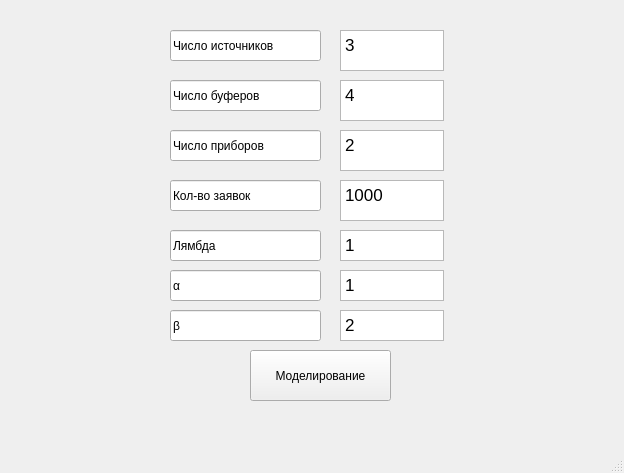
<?xml version="1.0" encoding="UTF-8"?>
<ui version="4.0">
 <class>MainWindow</class>
 <widget class="QMainWindow" name="MainWindow">
  <property name="geometry">
   <rect>
    <x>0</x>
    <y>0</y>
    <width>624</width>
    <height>473</height>
   </rect>
  </property>
  <property name="windowTitle">
   <string>MainWindow</string>
  </property>
  <widget class="QWidget" name="centralwidget">
   <widget class="QPushButton" name="modelling">
    <property name="geometry">
     <rect>
      <x>250</x>
      <y>350</y>
      <width>141</width>
      <height>51</height>
     </rect>
    </property>
    <property name="text">
     <string>Моделирование</string>
    </property>
   </widget>
   <widget class="QTextEdit" name="numSource">
    <property name="geometry">
     <rect>
      <x>340</x>
      <y>30</y>
      <width>104</width>
      <height>41</height>
     </rect>
    </property>
    <property name="html">
     <string>&lt;!DOCTYPE HTML PUBLIC &quot;-//W3C//DTD HTML 4.0//EN&quot; &quot;http://www.w3.org/TR/REC-html40/strict.dtd&quot;&gt;
&lt;html&gt;&lt;head&gt;&lt;meta name=&quot;qrichtext&quot; content=&quot;1&quot; /&gt;&lt;style type=&quot;text/css&quot;&gt;
p, li { white-space: pre-wrap; }
&lt;/style&gt;&lt;/head&gt;&lt;body style=&quot; font-family:'.SF NS Text'; font-size:13pt; font-weight:400; font-style:normal;&quot;&gt;
&lt;p style=&quot; margin-top:0px; margin-bottom:0px; margin-left:0px; margin-right:0px; -qt-block-indent:0; text-indent:0px;&quot;&gt;&lt;span style=&quot; font-family:'.SF NS Text';&quot;&gt;3&lt;/span&gt;&lt;/p&gt;&lt;/body&gt;&lt;/html&gt;</string>
    </property>
   </widget>
   <widget class="QTextEdit" name="numBufer">
    <property name="geometry">
     <rect>
      <x>340</x>
      <y>80</y>
      <width>104</width>
      <height>41</height>
     </rect>
    </property>
    <property name="html">
     <string>&lt;!DOCTYPE HTML PUBLIC &quot;-//W3C//DTD HTML 4.0//EN&quot; &quot;http://www.w3.org/TR/REC-html40/strict.dtd&quot;&gt;
&lt;html&gt;&lt;head&gt;&lt;meta name=&quot;qrichtext&quot; content=&quot;1&quot; /&gt;&lt;style type=&quot;text/css&quot;&gt;
p, li { white-space: pre-wrap; }
&lt;/style&gt;&lt;/head&gt;&lt;body style=&quot; font-family:'.SF NS Text'; font-size:13pt; font-weight:400; font-style:normal;&quot;&gt;
&lt;p style=&quot; margin-top:0px; margin-bottom:0px; margin-left:0px; margin-right:0px; -qt-block-indent:0; text-indent:0px;&quot;&gt;&lt;span style=&quot; font-family:'.SF NS Text';&quot;&gt;4&lt;/span&gt;&lt;/p&gt;&lt;/body&gt;&lt;/html&gt;</string>
    </property>
   </widget>
   <widget class="QTextEdit" name="numHandler">
    <property name="geometry">
     <rect>
      <x>340</x>
      <y>130</y>
      <width>104</width>
      <height>41</height>
     </rect>
    </property>
    <property name="html">
     <string>&lt;!DOCTYPE HTML PUBLIC &quot;-//W3C//DTD HTML 4.0//EN&quot; &quot;http://www.w3.org/TR/REC-html40/strict.dtd&quot;&gt;
&lt;html&gt;&lt;head&gt;&lt;meta name=&quot;qrichtext&quot; content=&quot;1&quot; /&gt;&lt;style type=&quot;text/css&quot;&gt;
p, li { white-space: pre-wrap; }
&lt;/style&gt;&lt;/head&gt;&lt;body style=&quot; font-family:'.SF NS Text'; font-size:13pt; font-weight:400; font-style:normal;&quot;&gt;
&lt;p style=&quot; margin-top:0px; margin-bottom:0px; margin-left:0px; margin-right:0px; -qt-block-indent:0; text-indent:0px;&quot;&gt;&lt;span style=&quot; font-family:'.SF NS Text';&quot;&gt;2&lt;/span&gt;&lt;/p&gt;&lt;/body&gt;&lt;/html&gt;</string>
    </property>
   </widget>
   <widget class="QLineEdit" name="lineEdit">
    <property name="geometry">
     <rect>
      <x>170</x>
      <y>30</y>
      <width>151</width>
      <height>31</height>
     </rect>
    </property>
    <property name="text">
     <string>Число источников</string>
    </property>
   </widget>
   <widget class="QLineEdit" name="lineEdit_2">
    <property name="geometry">
     <rect>
      <x>170</x>
      <y>130</y>
      <width>151</width>
      <height>31</height>
     </rect>
    </property>
    <property name="text">
     <string>Число приборов</string>
    </property>
   </widget>
   <widget class="QLineEdit" name="lineEdit_3">
    <property name="geometry">
     <rect>
      <x>170</x>
      <y>80</y>
      <width>151</width>
      <height>31</height>
     </rect>
    </property>
    <property name="text">
     <string>Число буферов</string>
    </property>
   </widget>
   <widget class="QTextEdit" name="numAp">
    <property name="geometry">
     <rect>
      <x>340</x>
      <y>180</y>
      <width>104</width>
      <height>41</height>
     </rect>
    </property>
    <property name="html">
     <string>&lt;!DOCTYPE HTML PUBLIC &quot;-//W3C//DTD HTML 4.0//EN&quot; &quot;http://www.w3.org/TR/REC-html40/strict.dtd&quot;&gt;
&lt;html&gt;&lt;head&gt;&lt;meta name=&quot;qrichtext&quot; content=&quot;1&quot; /&gt;&lt;style type=&quot;text/css&quot;&gt;
p, li { white-space: pre-wrap; }
&lt;/style&gt;&lt;/head&gt;&lt;body style=&quot; font-family:'.SF NS Text'; font-size:13pt; font-weight:400; font-style:normal;&quot;&gt;
&lt;p style=&quot; margin-top:0px; margin-bottom:0px; margin-left:0px; margin-right:0px; -qt-block-indent:0; text-indent:0px;&quot;&gt;&lt;span style=&quot; font-family:'.SF NS Text';&quot;&gt;1000&lt;/span&gt;&lt;/p&gt;&lt;/body&gt;&lt;/html&gt;</string>
    </property>
   </widget>
   <widget class="QLineEdit" name="lineEdit_4">
    <property name="geometry">
     <rect>
      <x>170</x>
      <y>230</y>
      <width>151</width>
      <height>31</height>
     </rect>
    </property>
    <property name="text">
     <string>Лямбда</string>
    </property>
   </widget>
   <widget class="QTextEdit" name="lambda">
    <property name="geometry">
     <rect>
      <x>340</x>
      <y>230</y>
      <width>104</width>
      <height>31</height>
     </rect>
    </property>
    <property name="html">
     <string>&lt;!DOCTYPE HTML PUBLIC &quot;-//W3C//DTD HTML 4.0//EN&quot; &quot;http://www.w3.org/TR/REC-html40/strict.dtd&quot;&gt;
&lt;html&gt;&lt;head&gt;&lt;meta name=&quot;qrichtext&quot; content=&quot;1&quot; /&gt;&lt;style type=&quot;text/css&quot;&gt;
p, li { white-space: pre-wrap; }
&lt;/style&gt;&lt;/head&gt;&lt;body style=&quot; font-family:'.SF NS Text'; font-size:13pt; font-weight:400; font-style:normal;&quot;&gt;
&lt;p style=&quot; margin-top:0px; margin-bottom:0px; margin-left:0px; margin-right:0px; -qt-block-indent:0; text-indent:0px;&quot;&gt;&lt;span style=&quot; font-family:'.SF NS Text';&quot;&gt;1&lt;/span&gt;&lt;/p&gt;&lt;/body&gt;&lt;/html&gt;</string>
    </property>
   </widget>
   <widget class="QLineEdit" name="lineEdit_5">
    <property name="geometry">
     <rect>
      <x>170</x>
      <y>180</y>
      <width>151</width>
      <height>31</height>
     </rect>
    </property>
    <property name="text">
     <string>Кол-во заявок</string>
    </property>
   </widget>
   <widget class="QLineEdit" name="lineEdit_6">
    <property name="geometry">
     <rect>
      <x>170</x>
      <y>310</y>
      <width>151</width>
      <height>31</height>
     </rect>
    </property>
    <property name="text">
     <string>β</string>
    </property>
   </widget>
   <widget class="QTextEdit" name="beta">
    <property name="geometry">
     <rect>
      <x>340</x>
      <y>310</y>
      <width>104</width>
      <height>31</height>
     </rect>
    </property>
    <property name="html">
     <string>&lt;!DOCTYPE HTML PUBLIC &quot;-//W3C//DTD HTML 4.0//EN&quot; &quot;http://www.w3.org/TR/REC-html40/strict.dtd&quot;&gt;
&lt;html&gt;&lt;head&gt;&lt;meta name=&quot;qrichtext&quot; content=&quot;1&quot; /&gt;&lt;style type=&quot;text/css&quot;&gt;
p, li { white-space: pre-wrap; }
&lt;/style&gt;&lt;/head&gt;&lt;body style=&quot; font-family:'.SF NS Text'; font-size:13pt; font-weight:400; font-style:normal;&quot;&gt;
&lt;p style=&quot; margin-top:0px; margin-bottom:0px; margin-left:0px; margin-right:0px; -qt-block-indent:0; text-indent:0px;&quot;&gt;&lt;span style=&quot; font-family:'.SF NS Text';&quot;&gt;2&lt;/span&gt;&lt;/p&gt;&lt;/body&gt;&lt;/html&gt;</string>
    </property>
   </widget>
   <widget class="QLineEdit" name="lineEdit_7">
    <property name="geometry">
     <rect>
      <x>170</x>
      <y>270</y>
      <width>151</width>
      <height>31</height>
     </rect>
    </property>
    <property name="text">
     <string>α</string>
    </property>
   </widget>
   <widget class="QTextEdit" name="alpha">
    <property name="geometry">
     <rect>
      <x>340</x>
      <y>270</y>
      <width>104</width>
      <height>31</height>
     </rect>
    </property>
    <property name="html">
     <string>&lt;!DOCTYPE HTML PUBLIC &quot;-//W3C//DTD HTML 4.0//EN&quot; &quot;http://www.w3.org/TR/REC-html40/strict.dtd&quot;&gt;
&lt;html&gt;&lt;head&gt;&lt;meta name=&quot;qrichtext&quot; content=&quot;1&quot; /&gt;&lt;style type=&quot;text/css&quot;&gt;
p, li { white-space: pre-wrap; }
&lt;/style&gt;&lt;/head&gt;&lt;body style=&quot; font-family:'.SF NS Text'; font-size:13pt; font-weight:400; font-style:normal;&quot;&gt;
&lt;p style=&quot; margin-top:0px; margin-bottom:0px; margin-left:0px; margin-right:0px; -qt-block-indent:0; text-indent:0px;&quot;&gt;&lt;span style=&quot; font-family:'.SF NS Text';&quot;&gt;1&lt;/span&gt;&lt;/p&gt;&lt;/body&gt;&lt;/html&gt;</string>
    </property>
   </widget>
  </widget>
  <widget class="QMenuBar" name="menubar">
   <property name="geometry">
    <rect>
     <x>0</x>
     <y>0</y>
     <width>624</width>
     <height>22</height>
    </rect>
   </property>
  </widget>
  <widget class="QStatusBar" name="statusbar"/>
 </widget>
 <resources/>
 <connections/>
</ui>
